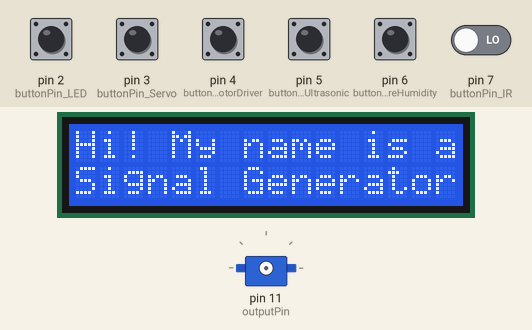
A sketch run on a simulated Arduino Uno, built with avr-gcc and run on an emulated ATmega328P. On the bench: 16×2 character LCD, servo. The test bench sets the inputs (shaded band); at power-on: pin 2 (buttonPin_LED), pin 3 (buttonPin_Servo), pin 4 (buttonPin_DCMotorDriver), pin 5 (buttonPin_Ultrasonic), pin 6 (buttonPin_TemperatureHumidity), pin 7 (buttonPin_IR) LOW. What the sketch prints to the serial monitor is not drawn.

Above: at 1.1 s.
At 6.3 s:
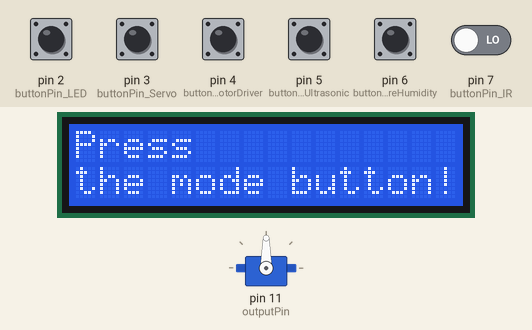
6.4 s: pin 3 (buttonPin_Servo) pulled HIGH for 0.15 s
At 7.0 s:
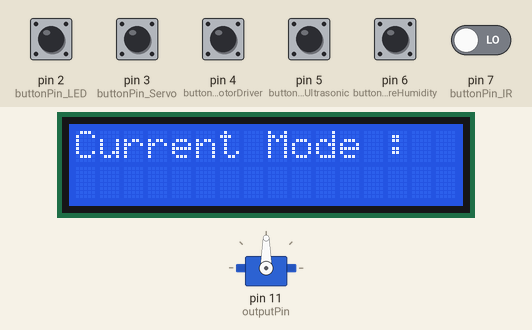
12.5 s: pin 7 (buttonPin_IR) driven HIGH
At 16.9 s:
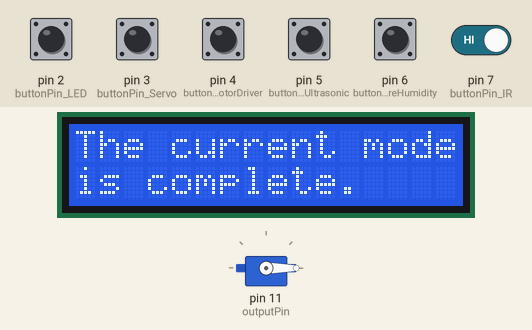
18.5 s: pin 7 (buttonPin_IR) driven LOW
20.6 s: pin 2 (buttonPin_LED) pulled HIGH for 0.15 s
At 22.3 s:
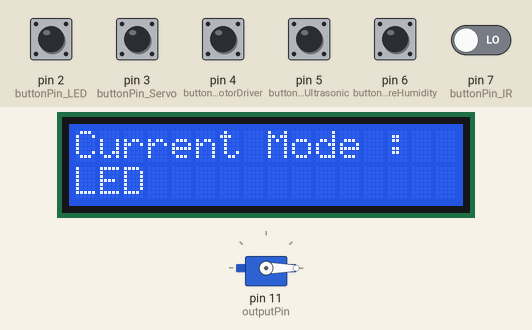
Timing chart, 0 to 23.8 s (numbered marks = the images above; inputs shaded):
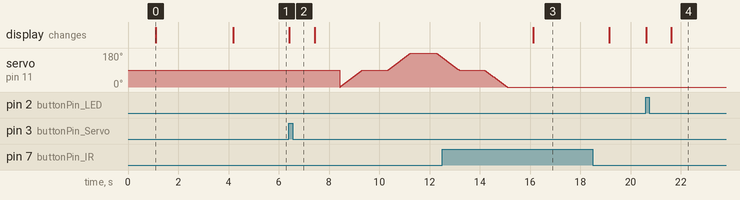

The sketch:

Signal_Generator.ino
```cpp
#include <Wire.h>               // I2C 통신을 위한 라이브러리
#include <LiquidCrystal_I2C.h> // LCD 2004 I2C용 라이브러리

#include <Servo.h>

#include <DHT.h>

#define buttonPin_LED 2
#define buttonPin_Servo 3
#define buttonPin_DCMotorDriver 4
#define buttonPin_IR 7
#define buttonPin_Ultrasonic 5
#define buttonPin_TemperatureHumidity 6

#define outputPin 11

#define IR A0

#define Trigger A3
#define Echo A2

#define TemperatureHumidity A1

LiquidCrystal_I2C lcd(0x27, 16, 2);
// 0x3F or 0x27를 선택하여 주세요. 작동이 되지 않는 경우 0x27로 바꾸어주세요. 확인 결과 0x3f가 작동하지 않을 수 있습니다.
//고유주소가 LCD마다 다르기 때문입니다.

Servo servo; // 서보 모터 객체 생성

DHT dht(A1, DHT11);

void setup()
{
  Serial.begin(9600);
  delay(1000);
  Serial.println("Start Serial Monitor!");

  // Buttons
  pinMode(buttonPin_LED, INPUT);
  pinMode(buttonPin_Servo, INPUT);
  pinMode(buttonPin_DCMotorDriver, INPUT);
  pinMode(buttonPin_IR, INPUT);
  pinMode(buttonPin_Ultrasonic, INPUT);
  pinMode(buttonPin_TemperatureHumidity, INPUT);

  // Display
  lcd.init();           // LCD 초기화
  lcd.backlight();     // 백라이트 켜기
  lcd.setCursor(0,0); // 첫번째 column 열, 첫번째 row 행부터 시작
  lcd.print("Hi! My name is a");
  //delay(1000);
  lcd.setCursor(0,1); // 첫번째 column 열, 첫번째 row 행부터 시작
  lcd.print("Signal Generator!");
  delay(3000);

  lcd.init();          // LCD 초기화
  lcd.setCursor(0,0); //첫번째 열, 두번째 행부터 시작
  lcd.print("Press");
  //delay(1000);
  lcd.setCursor(0,1); //두번째 열, 4번째 행부터 시작
  lcd.print("the mode button!");
  delay(1000);

  // Servo
  servo.attach(outputPin);

  // DC Motor Driver
  pinMode(outputPin, OUTPUT);

  // IR
  pinMode(IR, INPUT);

  // Ultrasonic
  pinMode(Trigger, OUTPUT);
  pinMode(Echo, INPUT);

  // Temperature And Humidity
  dht.begin();
  pinMode(TemperatureHumidity, INPUT);

  // Out Put
  pinMode(outputPin, OUTPUT);
}

void loop()
{
  int button_LED = digitalRead(buttonPin_LED);
  int button_Servo = digitalRead(buttonPin_Servo);
  int button_DCMotorDriver = digitalRead(buttonPin_DCMotorDriver);
  int button_IR = digitalRead(buttonPin_IR);
  int button_Ultrasonic = digitalRead(buttonPin_Ultrasonic);
  int button_TemperatureHumidity = digitalRead(buttonPin_TemperatureHumidity);

  if (button_LED == HIGH)
  {
    Display_CurrentMode("LED");

    while(1)
    {
      Mode_LED();  // 또는 다른 모드 실행

      if (Check_Buttons())
        break;  // 다른 버튼이 눌리면 while에서 탈출
    }
  }
  else if (button_Servo == HIGH)
  {
    Display_CurrentMode("Servo");

    while(1)
    {
      Mode_Servo();

      if (Check_Buttons())
        break;
    }
  }
  else if (button_DCMotorDriver == HIGH)
  {
    Display_CurrentMode("DC Motor Driver");

    while(1)
    {
      Mode_DCMotorDriver();

      if (Check_Buttons())
        break;
    }
  }
  else if (button_IR == HIGH)
  {
    Display_CurrentMode("IR");

    while(1)
    {
      Mode_IR();

      if (Check_Buttons())
        break;
    }
  }
  else if (button_Ultrasonic == HIGH)
  {
    Display_CurrentMode("Ultrasonic");

    while(1)
    {
      Mode_Ultrasonic();

      if (Check_Buttons())
        break;
    }
  }
  else if (button_TemperatureHumidity == HIGH)
  {
    Display_CurrentMode("Temper & Humidi");

    while(1)
    {
      Mode_TemperatureHumidity();

      if (Check_Buttons())
        break;
    }
  }
}

bool Check_Buttons()
{
  if (digitalRead(buttonPin_LED) == HIGH || digitalRead(buttonPin_Servo) == HIGH ||
      digitalRead(buttonPin_DCMotorDriver) == HIGH || digitalRead(buttonPin_IR) == HIGH ||
      digitalRead(buttonPin_Ultrasonic) == HIGH || digitalRead(buttonPin_TemperatureHumidity) == HIGH)
  {
    Display_NextMode();  // 모드 변경 안내 메시지

    return true;         // 다른 버튼이 눌리면 true 반환
  }
  return false;          // 눌린 버튼이 없으면 false 반환
}

void Display_CurrentMode(String mode)
{
  lcd.clear(); // 화면을 지우고 새로 출력
  lcd.setCursor(0,0);
  lcd.print("Current Mode : ");
  delay(1000);
  lcd.setCursor(0,1);
  lcd.print(mode);
  delay(1000);
}

void Display_NextMode()
{
  lcd.clear(); // 화면을 지우고 새로 출력
  lcd.setCursor(0,0);
  lcd.print("The current mode");
  lcd.setCursor(0,1);
  lcd.print("is complete.");
  delay(3000);

  lcd.clear(); // 화면을 지우고 새로 출력
  lcd.setCursor(0,0);
  lcd.print("Press the button");
  lcd.setCursor(0,1);
  lcd.print("of the next mode.");
  delay(1000);
}

void Mode_LED()
{
  digitalWrite(outputPin, HIGH);
  Serial.println(HIGH);
  delay(1000);
  digitalWrite(outputPin, LOW);
  Serial.println(LOW);
  delay(1000);
}

void Mode_Servo()
{
  // 서보 모터를 0도에서 90도까지 움직임
  for (int angle = 0; angle <= 90; angle++)
  {
    servo.write(angle); // 서보 모터를 해당 각도로 회전
    delay(10); // 서보가 이동하는 시간 제공
  }
  delay(1000);
  // 서보 모터를 90도에서 180도까지 움직임
  for (int angle = 90; angle <= 180; angle++)
  {
    servo.write(angle); // 서보 모터를 해당 각도로 회전
    delay(10); // 서보가 이동하는 시간 제공
  }
  delay(1000);
  // 서보 모터를 180도에서 90도까지 다시 움직임
  for (int angle = 180; angle >= 90; angle--)
  {
    servo.write(angle);
    delay(10);
  }
  delay(1000);
  // 서보 모터를 90도에서 0도까지 다시 움직임
  for (int angle = 90; angle >= 0; angle--)
  {
    servo.write(angle);
    delay(10);
  }
  delay(1000);
}
void Mode_DCMotorDriver()
{
  digitalWrite(outputPin, HIGH);
  Serial.println(HIGH);
  delay(1000);
  //digitalWrite(outputPin, LOW);
  //Serial.println(LOW);
  //delay(1000);
}
void Mode_IR()
{
  // 적외선 센서에서 디지털 신호를 읽음
  int sensorValue = digitalRead(IR);

  // 읽은 신호를 그대로 outputPin에 출력
  digitalWrite(outputPin, sensorValue);

  // 시리얼 모니터에 적외선 센서의 출력 상태 표시
  Serial.print("IR Sensor State: ");
  if (sensorValue == HIGH) {
    Serial.println("No Obstacle");
  } else {
    Serial.println("Obstacle Detected");
  }
  delay(1000); // 짧은 지연을 추가 (1000ms마다 체크)
}

void Mode_Ultrasonic()
{
  // Trig 핀을 짧게 HIGH로 만들어 초음파를 발사
  digitalWrite(Trigger, LOW);
  delayMicroseconds(2);
  digitalWrite(Trigger, HIGH);
  delayMicroseconds(10);
  digitalWrite(Trigger, LOW);

  // Echo 핀의 신호 펄스 길이를 측정
  long duration = pulseIn(Echo, HIGH);

  // 펄스 길이를 시리얼 모니터에 출력
  //Serial.print("Duration: ");
  //Serial.println(duration);
  //delay(1000);

  // 시간(duration)을 이용하여 거리 계산 (음속은 약 340m/s)
  // 거리 = 시간 * 음속 / 2 (왕복 시간이므로 2로 나눔)
  long distance = duration * 0.034 / 2;

  // 측정된 거리를 시리얼 모니터에 출력
  Serial.print("Distance : ");
  Serial.print(distance);
  Serial.println(" cm");

  // Echo 핀의 신호를 읽어서 그대로 outputPin에 출력
  //int echoState = digitalRead(Echo); // Echo 핀 상태 읽기
  //digitalWrite(outputPin, echoState);   // Echo 핀 상태를 그대로 outputPin에 전달
  //Serial.println(echoState);
  delay(1000); // 짧은 지연을 추가하여 신호가 안정적으로 전달되도록 함
}

void Mode_TemperatureHumidity()
{
  // DHT11에서 비트 단위로 신호를 읽기
  /*if (readDHT11()) {
    // 성공적으로 읽은 경우
    Serial.println("Signal Read Successfully.");
  } else {
    Serial.println("Failed to read from DHT sensor!");
  }*/

  float humidity = dht.readHumidity();
  float temperature = dht.readTemperature();

  // 온습도 값을 제대로 읽었는지 확인
  if (isnan(humidity) || isnan(temperature)) {
    Serial.println("DHT 센서에서 데이터를 읽는 중 오류 발생");
    return;
  }

  // 시리얼 모니터에 온도와 습도 출력
  Serial.print("습도 : ");
  Serial.print(humidity);
  Serial.print(" %, 온도 : ");
  Serial.print(temperature);
  Serial.println(" *C");

  delay(1000); // 1초 대기
}

// DHT11에서 신호를 비트 단위로 읽고 출력하는 함수
bool readDHT11() {
  uint8_t data[5] = {0}; // 5바이트 데이터 배열 초기화
  pinMode(TemperatureHumidity, OUTPUT); // 데이터 핀을 출력으로 설정
  digitalWrite(TemperatureHumidity, LOW); // 시작 신호를 위해 LOW 신호 전송
  delay(18); // 18ms 대기
  digitalWrite(TemperatureHumidity, HIGH); // HIGH 신호 전송
  delayMicroseconds(40); // 40us 대기
  pinMode(TemperatureHumidity, INPUT); // 데이터 핀을 입력으로 설정

  // DHT11 신호를 읽기 위한 루프
  for (int i = 0; i < 5; i++) {
    // 각 비트를 읽기 위한 루프
    for (int j = 0; j < 8; j++) {
      while (digitalRead(TemperatureHumidity) == LOW); // LOW 신호를 기다림
      delayMicroseconds(30); // 신호의 지속 시간을 측정하기 위해 대기
      if (digitalRead(TemperatureHumidity) == HIGH) {
        data[i] |= (1 << (7 - j)); // HIGH 비트를 저장
      }
      while (digitalRead(TemperatureHumidity) == HIGH); // HIGH 신호가 끝날 때까지 대기
    }
  }

  // 읽은 비트를 시리얼 모니터에 출력
  Serial.print("Read Bits : ");
  for (int i = 0; i < 5; i++) {
    Serial.print(data[i], BIN); // 비트 단위로 출력
    Serial.print(" ");

    // 출력 핀에 비트 전송
    for (int j = 7; j >= 0; j--) {
      digitalWrite(outputPin, (data[i] >> j) & 1); // 각 비트를 출력 핀으로 전송
      delayMicroseconds(100); // 비트 전송 후 대기
    }
  }
  Serial.println();

  return true; // 성공적으로 읽음
}
```

Measured:
- after the input at 6.4 s, the display: changes at once (image 2)
- after the input at 12.5 s, servo on pin 11 (outputPin): goes on until 15.1 s, then stays 0°; the display: changes after 3.6 s (image 3)
- after the input at 20.6 s, the display: first changes at once (image 4 shows a later state)
- what the display in image 0 shows lasts 3.1 s, from 1.1 s to 4.2 s
